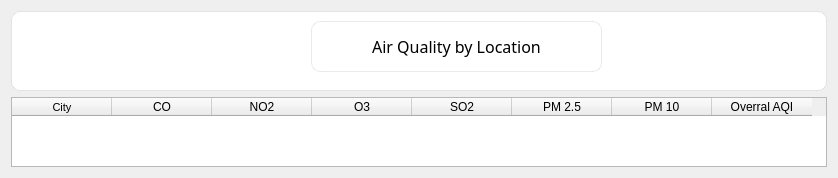
            <widget class="QWidget" name="page_2">
             <layout class="QVBoxLayout" name="verticalLayout_6">
              <item>
               <layout class="QVBoxLayout" name="verticalLayout_2">
                <item>
                 <widget class="QFrame" name="frame">
                  <property name="sizePolicy">
                   <sizepolicy hsizetype="Preferred" vsizetype="Fixed">
                    <horstretch>0</horstretch>
                    <verstretch>0</verstretch>
                   </sizepolicy>
                  </property>
                  <property name="minimumSize">
                   <size>
                    <width>0</width>
                    <height>80</height>
                   </size>
                  </property>
                  <property name="styleSheet">
                   <string notr="true">QFrame {
    background-color: white;
    border-radius: 9px;
    padding: 9px;
    border: 1px solid rgba(0, 0, 0, 20); 
}</string>
                  </property>
                  <property name="frameShape">
                   <enum>QFrame::StyledPanel</enum>
                  </property>
                  <property name="frameShadow">
                   <enum>QFrame::Raised</enum>
                  </property>
                  <widget class="QLabel" name="label">
                   <property name="geometry">
                    <rect>
                     <x>300</x>
                     <y>10</y>
                     <width>291</width>
                     <height>51</height>
                    </rect>
                   </property>
                   <property name="font">
                    <font>
                     <family>Nunito ExtraBold</family>
                     <pointsize>12</pointsize>
                    </font>
                   </property>
                   <property name="text">
                    <string>Air Quality by Location</string>
                   </property>
                   <property name="scaledContents">
                    <bool>true</bool>
                   </property>
                   <property name="alignment">
                    <set>Qt::AlignCenter</set>
                   </property>
                  </widget>
                 </widget>
                </item>
                <item>
                 <widget class="QTableWidget" name="tableWidget">
                  <property name="sizePolicy">
                   <sizepolicy hsizetype="Preferred" vsizetype="Preferred">
                    <horstretch>0</horstretch>
                    <verstretch>0</verstretch>
                   </sizepolicy>
                  </property>
                  <property name="layoutDirection">
                   <enum>Qt::LeftToRight</enum>
                  </property>
                  <property name="autoFillBackground">
                   <bool>false</bool>
                  </property>
                  <property name="horizontalScrollBarPolicy">
                   <enum>Qt::ScrollBarAlwaysOff</enum>
                  </property>
                  <property name="sizeAdjustPolicy">
                   <enum>QAbstractScrollArea::AdjustToContents</enum>
                  </property>
                  <property name="showGrid">
                   <bool>true</bool>
                  </property>
                  <column>
                   <property name="text">
                    <string>City</string>
                   </property>
                   <property name="font">
                    <font>
                     <pointsize>8</pointsize>
                    </font>
                   </property>
                   <property name="textAlignment">
                    <set>AlignCenter</set>
                   </property>
                  </column>
                  <column>
                   <property name="text">
                    <string>CO</string>
                   </property>
                  </column>
                  <column>
                   <property name="text">
                    <string>NO2</string>
                   </property>
                  </column>
                  <column>
                   <property name="text">
                    <string>O3</string>
                   </property>
                  </column>
                  <column>
                   <property name="text">
                    <string>SO2</string>
                   </property>
                  </column>
                  <column>
                   <property name="text">
                    <string>PM 2.5</string>
                   </property>
                  </column>
                  <column>
                   <property name="text">
                    <string>PM 10</string>
                   </property>
                  </column>
                  <column>
                   <property name="text">
                    <string>Overral AQI</string>
                   </property>
                  </column>
                 </widget>
                </item>
               </layout>
              </item>
             </layout>
            </widget>
